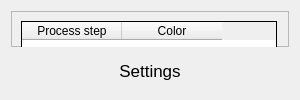
            <widget class="QWidget" name="page">
             <property name="minimumSize">
              <size>
               <width>300</width>
               <height>0</height>
              </size>
             </property>
             <layout class="QVBoxLayout" name="verticalLayout_7">
              <item>
               <widget class="QFrame" name="frame_12">
                <property name="frameShape">
                 <enum>QFrame::StyledPanel</enum>
                </property>
                <property name="frameShadow">
                 <enum>QFrame::Raised</enum>
                </property>
                <widget class="QTableWidget" name="tableWidget">
                 <property name="geometry">
                  <rect>
                   <x>10</x>
                   <y>10</y>
                   <width>256</width>
                   <height>192</height>
                  </rect>
                 </property>
                 <property name="frameShape">
                  <enum>QFrame::Box</enum>
                 </property>
                 <property name="frameShadow">
                  <enum>QFrame::Plain</enum>
                 </property>
                 <property name="lineWidth">
                  <number>1</number>
                 </property>
                 <property name="alternatingRowColors">
                  <bool>false</bool>
                 </property>
                 <column>
                  <property name="text">
                   <string>Process step</string>
                  </property>
                  <property name="background">
                   <color>
                    <red>255</red>
                    <green>255</green>
                    <blue>255</blue>
                   </color>
                  </property>
                 </column>
                 <column>
                  <property name="text">
                   <string>Color</string>
                  </property>
                  <property name="background">
                   <color>
                    <red>255</red>
                    <green>255</green>
                    <blue>255</blue>
                   </color>
                  </property>
                 </column>
                </widget>
                <widget class="QFrame" name="frame_13">
                 <property name="geometry">
                  <rect>
                   <x>-10</x>
                   <y>220</y>
                   <width>291</width>
                   <height>41</height>
                  </rect>
                 </property>
                 <property name="frameShape">
                  <enum>QFrame::StyledPanel</enum>
                 </property>
                 <property name="frameShadow">
                  <enum>QFrame::Raised</enum>
                 </property>
                 <layout class="QHBoxLayout" name="horizontalLayout_14">
                  <item>
                   <widget class="QPushButton" name="anddNewRowBtn">
                    <property name="text">
                     <string>Add new</string>
                    </property>
                    <property name="icon">
                     <iconset resource="QSS/QSS_Resources.qrc">
                      <normaloff>:/icons/Icons/plus-circle_focus.png</normaloff>:/icons/Icons/plus-circle_focus.png</iconset>
                    </property>
                    <property name="iconSize">
                     <size>
                      <width>24</width>
                      <height>24</height>
                     </size>
                    </property>
                   </widget>
                  </item>
                  <item>
                   <widget class="QPushButton" name="deleteRowBtn">
                    <property name="text">
                     <string>Delete</string>
                    </property>
                    <property name="icon">
                     <iconset resource="QSS/QSS_Resources.qrc">
                      <normaloff>:/icons/Icons/minus-circle_focus.png</normaloff>:/icons/Icons/minus-circle_focus.png</iconset>
                    </property>
                    <property name="iconSize">
                     <size>
                      <width>24</width>
                      <height>24</height>
                     </size>
                    </property>
                   </widget>
                  </item>
                  <item>
                   <widget class="QPushButton" name="saveRecordsBtn">
                    <property name="text">
                     <string>Save</string>
                    </property>
                    <property name="icon">
                     <iconset resource="QSS/QSS_Resources.qrc">
                      <normaloff>:/icons/Icons/save.png</normaloff>:/icons/Icons/save.png</iconset>
                    </property>
                    <property name="iconSize">
                     <size>
                      <width>24</width>
                      <height>24</height>
                     </size>
                    </property>
                   </widget>
                  </item>
                 </layout>
                </widget>
               </widget>
              </item>
              <item>
               <widget class="QLabel" name="label_2">
                <property name="font">
                 <font>
                  <pointsize>13</pointsize>
                 </font>
                </property>
                <property name="text">
                 <string>Settings</string>
                </property>
                <property name="alignment">
                 <set>Qt::AlignCenter</set>
                </property>
               </widget>
              </item>
             </layout>
            </widget>
